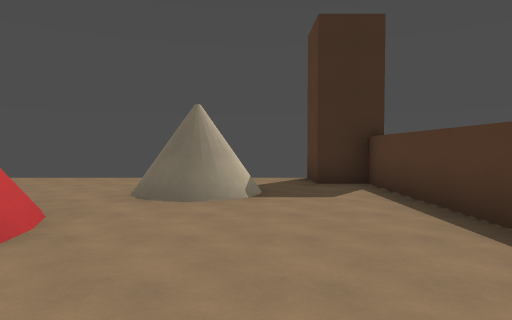
View 1 (above)

13 first-person views from a walk through a 3-D level made in the Godot game engine. The camera is 1.5 m above the floor, tilts 2° down and sees 75° across. The floor is counted in squares, 2 m on a side. Each view is taken from the middle of a square. On the plan, view 1 faces up. The plan holds only what a view shows up to about 11 squares ahead; the rest is blank.

View 2
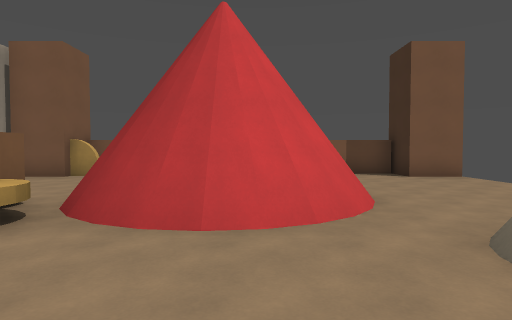

View 3
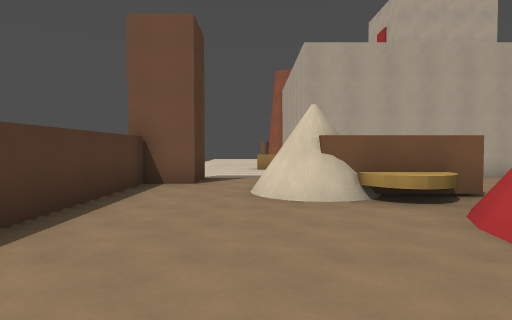

View 4
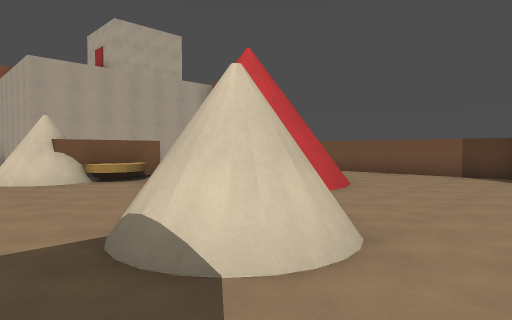

View 5
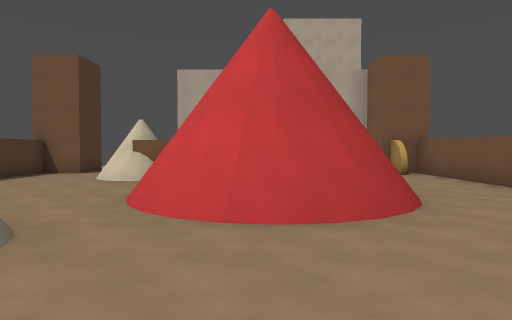

View 6
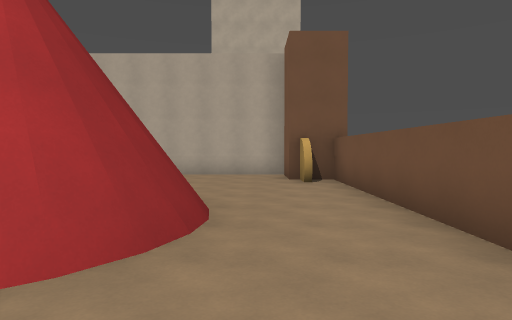

View 7
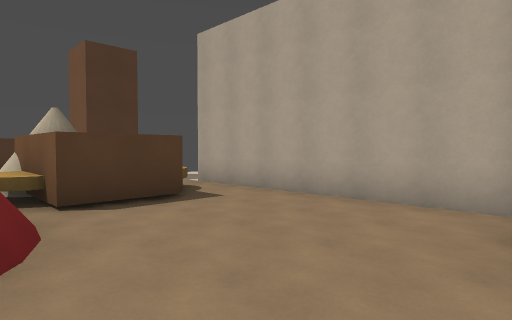

View 8
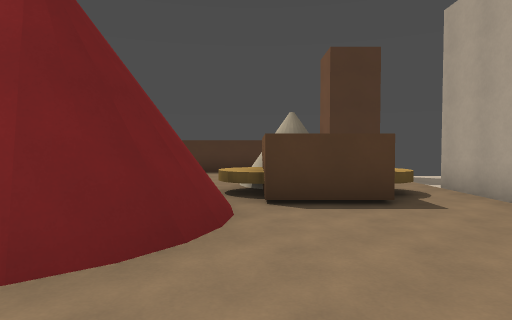

View 9
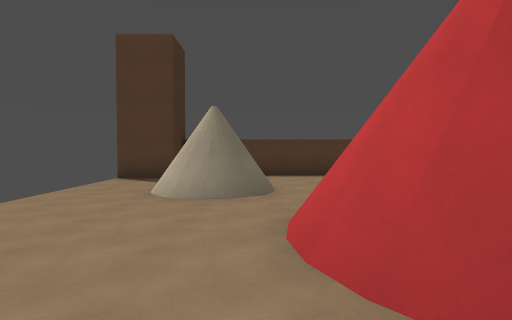

View 10
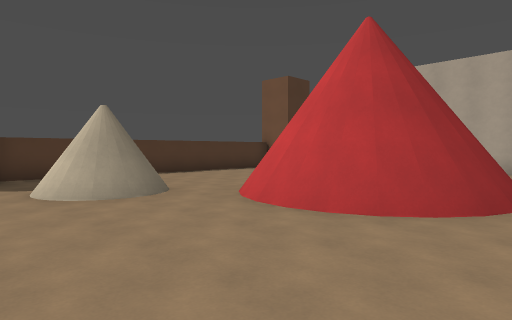

View 11
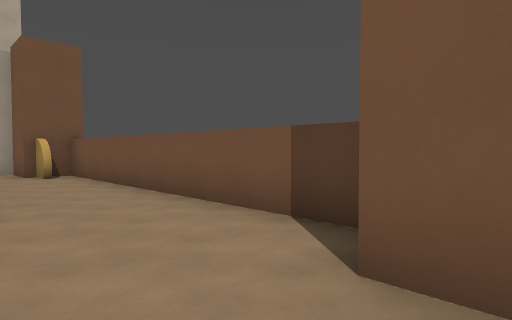

View 12
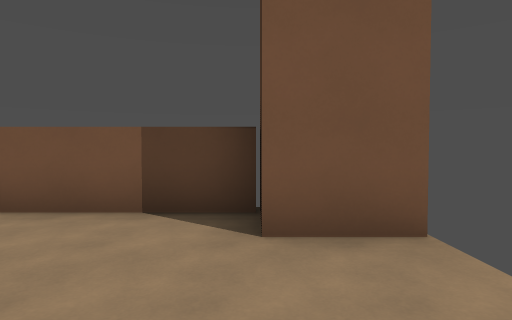

View 13
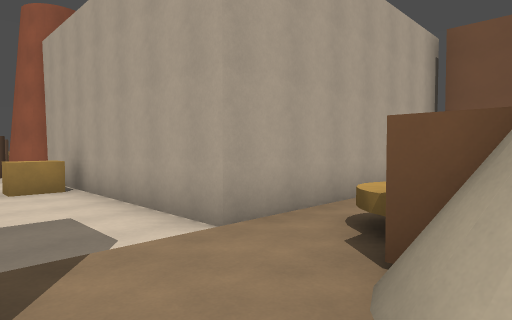

### Floor plan
Ten units are one square. View 1 is at (0, 0); x grows to the right and y downward. Boxes are objects, and circles mark ways between rooms. Rooms are numbered by the first view taken in them; rooms with no view inside come last. Other rooms are left out.
<svg viewBox="-94 -90 123 133">
<path fill="none" stroke="#000" d="M-25 -35 -23 -29M-27 -34 -25 -27 -26 -17 -30 -12M-24 -30 -23 -24M-25 -30 -24 -23 -28 -14 -34 -9M-31 -37 -28 -33M-34 -42 -29 -38M-35 -40 -30 -36M-23 -25 -24 -19M-37 -45 -31 -42M-38 -42 -31 -39 -26 -34M-23 -21 -25 -14M-43 -43 -37 -42M-43 -45 -37 -44M-24 -15 -28 -11M-48 -44 -42 -45M-28 -12 -33 -8M-52 -40 -46 -43M-53 -43 -47 -45M-54 -36 -49 -40 -42 -41M-56 -38 -50 -42 -42 -43M-57 -33 -54 -38M-35 1 -10 1 -10 19M13 20 24 20 24 -71 13 -71 13 -85M-78 -85 -78 -71 -89 -71 -89 -44M-22 -32 -21 -24M-31 -42 -25 -35M-32 -44 -27 -40M-21 -26 -22 -19M-27 -11 -33 -6M-78 20 -78 35M-81 12 -81 21M-42 -5 -48 -6M-54 -13 -59 -19 -60 -28 -58 -34M-42 -7 -49 -8 -56 -13M-35 20 -35 1M-37 -6 -44 -5 -52 -8M-61 -19 -62 -25M-37 -8 -44 -7 -52 -10M-79 38 -13 38M-61 -24 -60 -30M-62 -24 -61 -30M-62 -29 -60 -35M-89 -44 -89 20 -82 20M-47 -5 -53 -7M-63 -19 -64 -25M-64 -26 -63 -32"/>
<rect x="-25" y="-5" width="10" height="10" fill="#bbb"><title>wheel</title></rect>
<rect x="-25" y="-65" width="30" height="20" fill="#bbb"><title>cylinder</title></rect>
<rect x="-15" y="5" width="20" height="10" fill="#bbb"><title>cylinder</title></rect>
<rect x="-25" y="15" width="10" height="10" fill="#bbb"><title>wheel</title></rect>
<circle cx="-75" cy="-35" r="3" fill="#2a7"/>
<text x="-20" y="-40">1</text>
<text x="-60" y="10">2</text>
</svg>
Room 1 opens to room 2.

Where each view was taken, in squares from view 1:
view 1: 0 up, 0 right, facing up
view 2: 3 up, 1 right, facing left
view 3: 5 up, 0 right, facing down
view 4: 8 up, 1 right, facing down-left
view 5: 8 up, 4 left, facing down
view 6: 6 up, 7 left, facing down
view 7: 1 up, 8 left, facing down-right
view 8: 0 up, 8 left, facing right
view 9: 5 up, 7 left, facing right
view 10: 8 up, 7 left, facing down-right
view 11: 8 up, 6 left, facing down-left
view 12: 7 up, 5 left, facing left
view 13: 1 down, 1 right, facing down-left
